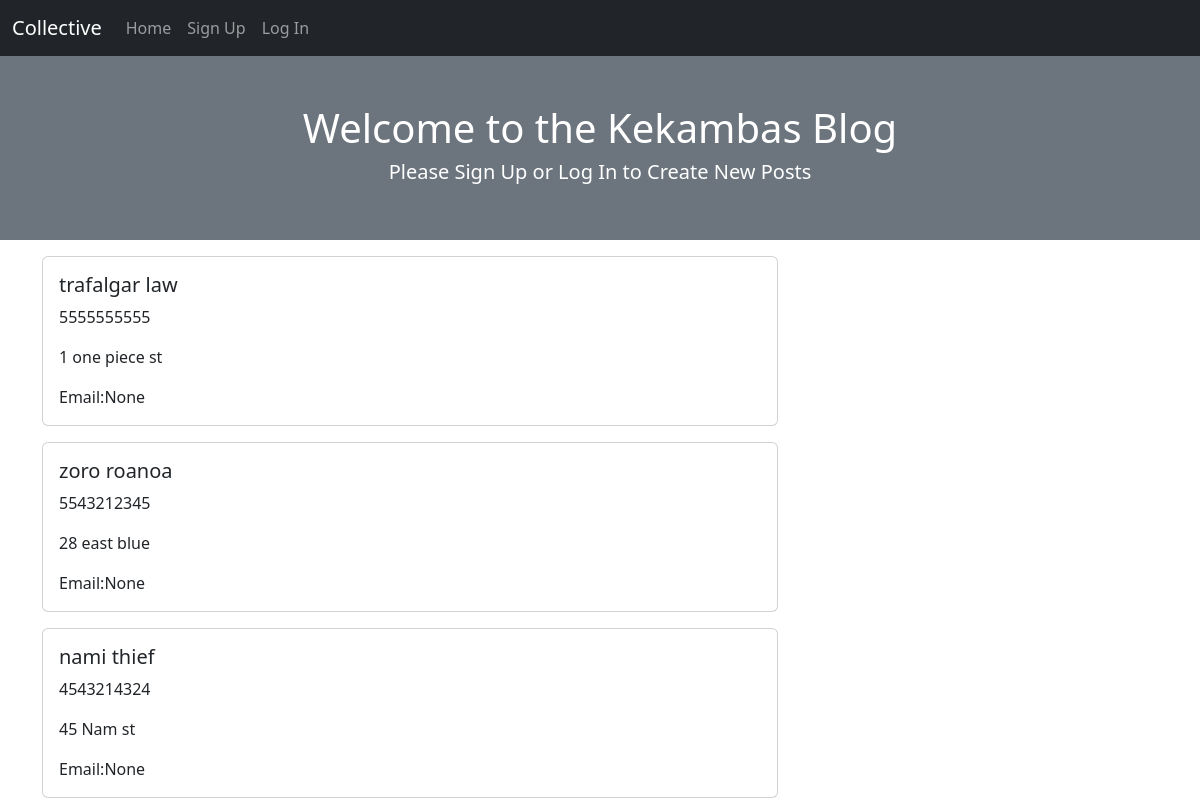
/view, run on the app's committed database.
### app/models.py (models this page shows, shortened)
class Address(db.Model):
    id = db.Column(db.Integer, primary_key=True)
    first_name = db.Column(db.String(64), nullable=False)
    last_name = db.Column(db.String(64), nullable=False)
    phone = db.Column(db.String(15), nullable=False)
    address = db.Column(db.String(64))
    email = db.Column(db.String(64))
    notes = db.Column(db.String(64))
    user_id = db.Column(db.Integer, db.ForeignKey('users.id'))

### app/routes.py (the view)
@app.route('/view')
def view():
    addresses = Address.query.all()
    return render_template('view.html', addresses = addresses)

### app/templates/view.html (shortened to what this page needs)
{% extends 'base.html' %}
{% block header %}
    <h1>Welcome to the Kekambas Blog</h1>
    {% if current_user.is_authenticated %}
        <h5>Nice to see you again, {{ current_user.username }}!</h5>
    {% else %}
        <h5>Please Sign Up or Log In to Create New Posts</h5>
    {% endif %}
{% endblock %}
{% block content %}
    <div class="row">
        <div class="col-12 col-lg-8 order-1 order-lg-0">
            {% for address in addresses %}
                <div class="card mt-3">
                    <div class="row g-0">
                        <div class="col-md-8">
                            <div class="card-body">
                                <h5 class="card-title">{{ address.first_name }} {{address.last_name}}</h5>
                                <p class="card-text">{{ address.phone }}</p>
                                <p class="card-text">{{ address.address }}</p>
                                <p class="card-text">Email:{{ address.email }}</p>
                            </div>
                        </div>
                    </div>
                </div>
            {% endfor %}
        </div>
    </div>
{%endblock%}

### app/templates/base.html (shortened to what this page needs)
<!DOCTYPE html>
<html lang="en">
<head>
    <link rel="stylesheet" href="https://cdn.jsdelivr.net/npm/bootstrap@5.3.0-alpha1/dist/css/bootstrap.min.css">
</head>
<body>
    {% include 'nav.html' %}
    <div class="row bg-secondary py-5">
        <div class="col text-center text-white">
            {% block header %}{% endblock %}
        </div>
    </div>
    <div class="container">
        {% block content %}
        {% endblock %}
    </div>
</body>
</html>

### app/templates/nav.html (shortened to what this page needs)
<nav class="navbar navbar-expand-lg bg-dark" data-bs-theme="dark">
    <div class="container-fluid">
        <a class="navbar-brand" href="/">Collective</a>
        <div class="collapse navbar-collapse" id="collapseLinks">
        <div class="navbar-nav">
            <a class="nav-link" href="/">Home</a>
            {%if current_user.is_authenticated%}
                <a class="nav-link" href="/contacts">Add Contact</a>
                <a class="nav-link" href="/logout">Log Out</a>
                <a class="nav-link" href="/view">View Rolo</a>
            {%else%}
                <a class="nav-link" href="/signup">Sign Up</a>
                <a class="nav-link" href="/login">Log In</a>
            {%endif%}
        </div>
        </div>
    </div>
</nav>

### data on the page
Address: first_name "trafalgar", last_name "law", phone "5555555555", address "1 one piece st", email "None"
Address: first_name "zoro", last_name "roanoa", phone "5543212345", address "28 east blue", email "None"
Address: first_name "nami", last_name "thief", phone "4543214324", address "45 Nam st", email "None"
